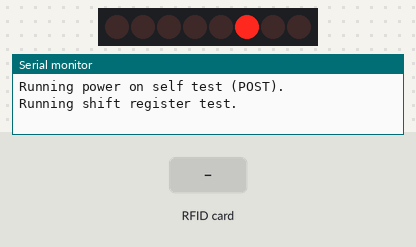
The sketch below on a simulated ESP8266 (NodeMCU). On the bench: 8 shift-register outputs drawn as a row of LEDs (first output left, lit = HIGH), the last lines printed to the serial monitor. Wiring (inferred from the names in the program): shift register (74HC595): data GPIO 2; shift clock GPIO 5; latch GPIO 0. Wiring (inferred from the signals the program sends): row of LEDs: on Q0, Q1, Q2, Q3, Q4, Q5, Q6, Q7. The inputs (shaded band) are chosen by the test bench. WiFi joins after 1.5 s; servers stay silent unless stated; uploads are accepted with an empty reply.

Above: at 2.6 s.
4.4 s: RFID card 5E 7A 19 C4 held to the reader
At 7.6 s:
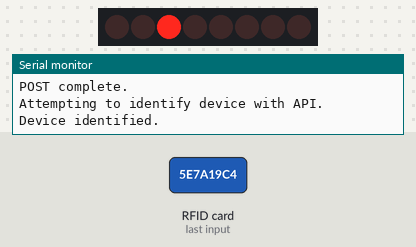
At 9.6 s:
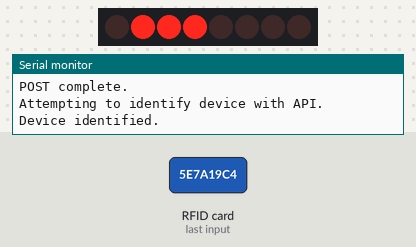
Timing chart, 0 to 11.1 s (numbered marks = the images above; inputs shaded):
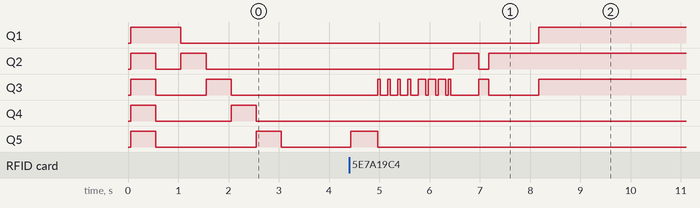

Measured:
- after the input at 4.4 s, Q1: LOW → HIGH after 3.8 s; Q2: LOW → HIGH after 2.1 s, → LOW 0.50 s later, → HIGH 0.20 s later; Q3: goes 4 × (HIGH 0.05 s, LOW 0.15 s), 3 × (HIGH 0.15 s, LOW 0.05 s), HIGH 0.05 s, LOW 0.55 s, HIGH 0.20 s, LOW 1.0 s, then HIGH, starting after 0.57 s; Q5: LOW → HIGH at once, → LOW 0.54 s later

The sketch:

badger.ino
```cpp
#include "config.h"
#include "include/rc522.h"
#include "include/sn74hc595n.h"
#include "include/led.h"
#include "include/networking.h"
#include "include/diag.h"
#include "include/api.h"

/* Time needed to pass with no activity before sleeping. */
#define TTS 20000  // ms

/* Sleep duration before waking to poll. */
#define SLEEP_DURATION 5000  // ms

int64_t ti;
int64_t tts;

byte idbuffer[12];
uint32_t id;
byte len;

void setup()
{
	Serial.begin(9600);

	/* Initialization and self-test. */
	rc522_init();
	shift_init();
	post();

	/* Identify the unit to the API. */
	identify();

	/* Light sleep mode whenever delay is called. */
	wifi_set_sleep_type(MODEM_SLEEP_T);
}

void loop()
{
	ti = millis();

	/* Loop always starts in active state. */
	tts = TTS;
	led_rgb_white();

	/* Active. */
	while (tts > 0)
	{
		/* Go through active loop again if no ID read. */
		if (!read_uid(255, idbuffer, &len))
		{
			tts -= millis() - ti;
			continue;
		}

		/* Load the 4-byte ID (7-byte currently unsupported). */
		id = (idbuffer[0] << 0x18) | (idbuffer[1] << 0x10) | (idbuffer[2] << 0x08) | idbuffer[3];

		/* Send the ID to the API. */
		switch (scan(4, id))
		{
			case -1:
				led_clear();
				led_rgb_red();
				led_blue();
				break;
			case 0:
				led_clear();
				led_rgb_red();
				break;
			case 1:
				led_green();
				break;
			case 2:
				led_blue();
				break;
			case 3:
				led_clear();
				led_rgb_blue();
				led_blue();
				break;
			default:
				Serial.println("Unrecognized response from API.");
		}

		delay(1000); led_clear(); led_rgb_white();
	}

	led_clear();

	/* Inactive, sleeping mode. */
	while (true)
	{
		radio_sleep(SLEEP_DURATION);
		led_blue();
		ping();
		if (read_uid(5, idbuffer, &len))  break;
		led_clear();
	}
}
```

api.h
```cpp
#ifndef API_H
#define API_H

#include <ArduinoJson.h>  // ArduinoJson library by Benoit Blanchon.
#include <ESP8266HTTPClient.h>

uint16_t httpCode;
String httpResponse;

DynamicJsonDocument doc(1024);

/* POST JSON data to a host+path with an identity and write the output to a code, response. */
void post(String host, String path, uint64_t identity, uint16_t *code, String *response, String data)
{
	WiFiClient client;
	HTTPClient http;
	String url = host + path + "?identity=" + String(identity);

	http.begin(client, url);
	http.addHeader("Content-Type", "application/json");
	*code = http.POST(data);
	*response = http.getString();
	http.end();
}

/* Identify self to the online API. The status LED will light up blue while
   attempting, then green after being identified. */
void identify()
{
	Serial.println("Attempting to identify device with API.");
	led_rgb_blue();

	while (true)
	{
		post(API, "/api/badger/identify", IDENTITY, &httpCode, &httpResponse, "");
		if (httpCode == 200)  break;
		delay(5000);
	}

	Serial.println("Device identified.");
	led_clear(); led_rgb_green(); delay(1000); led_clear();
}

/* Ping to confirm device is still alive. It is not crucial this succeeds. */
void ping()
{
	post(API, "/api/badger/identify", IDENTITY, &httpCode, &httpResponse, "");
}

/* Send a card ID to the API. Return 0 if invalid, 1 if valid, 2 if on cooldown,
   or 3 if the reader is unauthorized. If max attempts have been reached without
   a 200 response, return -1. */
int8_t scan(uint8_t attempts, uint32_t id)
{
	for (uint8_t i = 0; i < attempts; i++)
	{
		post(API, "/api/badger/scan", IDENTITY, &httpCode, &httpResponse,
			"{\"id\":"+String(id)+"}");

		if (httpCode == 200)
		{
			deserializeJson(doc, httpResponse);
			return doc["rcode"];
		}

		delay(1000);
	}

	return -1;
}

#endif
```

diag.h
```cpp
#ifndef DIAG_H
#define DIAG_H

void post()
{
	Serial.println("Running power on self test (POST).");

	/* Verify the shift register and all LEDs are working. */
	Serial.println("Running shift register test.");
	byte sequence[] = {0b111110, 0b000010, 0b000100, 0b001000, 0b010000, 0b100000, 0};

	for (byte i = 0; i < sizeof(sequence)/sizeof(sequence[0]); i++)
	{
		shift_out(sequence[i]);
		delay(500);
	}

	/* RC522 scanner test only needed during the production phase. */
	#ifdef QA
		Serial.println("Running RC522 test.");
		Serial.println("Please tap a card.");

		byte idbuffer[12];
		uint64_t id;
		byte len;

		while (true)
		{
			if (!read_uid(255, idbuffer, &len))  continue;
			id = (idbuffer[0] << 0x18) | (idbuffer[1] << 0x10) | (idbuffer[2] << 0x08) | idbuffer[3];
			Serial.print("Read id: "); Serial.println(id);
			led_green(); delay(500); led_clear();
			break;
		}

	#endif

	/* Network test for connectivity. */
	Serial.println("Running network test.");
	Serial.println("Please whitelist this MAC if behind a captive portal: " + get_mac());
	while (!connect(NET_SSID, NET_PASS, TIMEOUT));
	led_rgb_green(); delay(500); led_clear();

	Serial.println("POST complete.");
}

#endif
```

led.h
```cpp
#ifndef LED_H
#define LED_H

byte bits = 0b0000000;

void led_clear()
{
	bits = 0b0000000;
	shift_out(bits);
}

void led_blue()
{
	bits |= 0b010000;
	shift_out(bits);
}

void led_green()
{
	bits |= 0b100000;
	shift_out(bits);
}

void led_rgb_red()
{
	bits |= 0b000010;
	shift_out(bits);
}

void led_rgb_green()
{
	bits |= 0b000100;
	shift_out(bits);
}

void led_rgb_blue()
{
	bits |= 0b001000;
	shift_out(bits);
}

void led_rgb_white()
{
	bits |= 0b001110;
	shift_out(bits);
}

#endif
```

networking.h
```cpp
#ifndef NETWORK_H
#define NETWORK_H

#include <ESP8266WiFi.h>
#include <WiFiClient.h>

#define POLL_INTERVAL 100  // ms

/* Connect to a Wi-Fi network using its SSID and password. If after timeout ms,
   Wi-Fi connection is unsuccessful, return false. */
bool connect(String ssid, String password, uint16_t timeout)
{
	WiFi.mode(WIFI_STA);
	WiFi.begin(ssid, password);

	for (uint8_t i = 0; i < timeout/POLL_INTERVAL; i++)
	{
		if (WiFi.status() == WL_CONNECTED)  return true;

		led_rgb_blue();
		delay(POLL_INTERVAL/2);
		led_clear();
		delay(POLL_INTERVAL/2);
	}

	return false;
}

/* Return true if connected to a Wi-Fi network. */
bool is_connected()
{
	return (WiFi.status() == WL_CONNECTED);
}

/* Get the MAC address of the ESP8266. */
String get_mac()
{
	return WiFi.macAddress();
}

/* Force Wi-Fi sleep for a duration given in ms. */
void radio_sleep(uint64_t duration)
{
	WiFi.forceSleepBegin();
	delay(duration);
	WiFi.forceSleepWake();
}

#endif
```

rc522.h
```cpp
#ifndef RC522_H
#define RC522_H

#include <MFRC522.h>   // MFRC522 library by GithubCommunity.

#define SS 4  // D2

/* RST is unused (255) to free up a pin. */
MFRC522 mfrc522(SS, 255);

void rc522_init()
{
	SPI.begin();
	mfrc522.PCD_Init();
}

bool read_uid(byte attempts, byte *buffer, byte *len)
{
	for (byte i = 0; i < attempts; i++)
	{
		if (mfrc522.PICC_IsNewCardPresent() && mfrc522.PICC_ReadCardSerial())
		{
			for (byte j = 0; j < mfrc522.uid.size; j++)
				buffer[j] = mfrc522.uid.uidByte[j];
			*len = mfrc522.uid.size;
			return true;
		}

		delay(100);
	}

	return false;
}

#endif
```

sn74hc595n.h
```cpp
#ifndef SN74HC595N_H
#define SN74HC595N_H

#define CLOCK 5 // D1
#define LATCH 0 // D3
#define DATAS 2 // D4

void shift_init()
{
	pinMode(CLOCK, OUTPUT);
	pinMode(LATCH, OUTPUT);
	pinMode(DATAS, OUTPUT);
}

void shift_out(byte b)
{
	digitalWrite(LATCH, LOW);
	shiftOut(DATAS, CLOCK, MSBFIRST, b);
	digitalWrite(LATCH, HIGH);
}

#endif
```

config.h
```cpp
/* Unit unique 32-bit identifier. */
#define IDENTITY 0x00000000

/* Network details. */
#define NET_SSID "YOUR_SSID_HERE"
#define NET_PASS "YOUR_PASS_HERE"

/* How long to wait for a network. */
#define TIMEOUT 5000  // ms

/* Leave defined in we're in product testing mode. */
#define QA

/* API endpoint. Omit the trailing slash. */
#define API "https://YOUR_API_URL_HERE"
```
